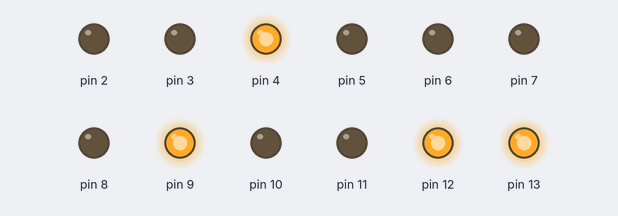
Bench run of a sketch on a simulated Arduino Nano, built with avr-gcc and run on an emulated ATmega328P. Parts: output pins drawn as LEDs (lit = HIGH). Pins used as bus, display or sensor lines are not drawn; what the sketch prints to the serial monitor is not drawn.

Above: at 1.5 s.
At 13.6 s:
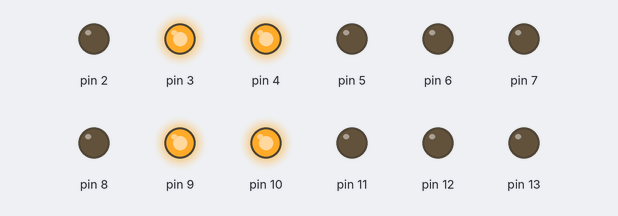
At 24.4 s:
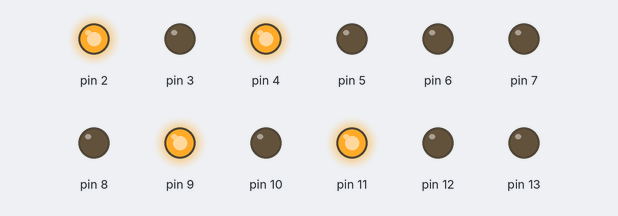
At 26.8 s:
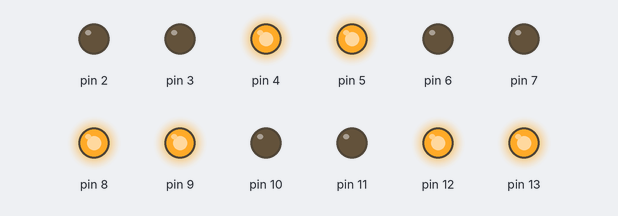
At 37.7 s:
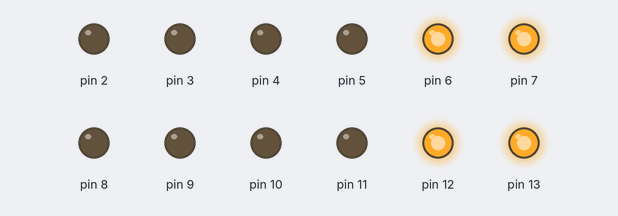
At 50.9 s:
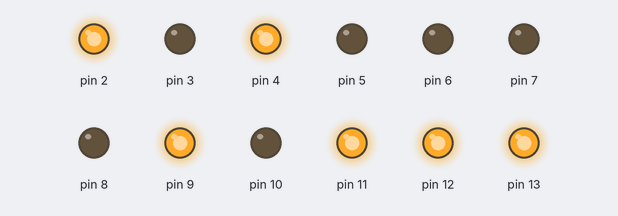
Timing chart, 0 to 63.6 s (numbered marks = the images above):
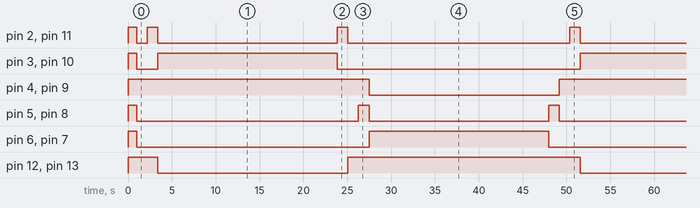

The sketch:

ArduRoads.ino
```cpp
// vi: noexpandtab:tabstop=4:shiftwidth=4
#include <stdint.h>
#include <stdio.h>

#define RED(str) (" [1;31m" str " [m")
#define YELLOW(str) (" [1;33m" str " [m")
#define GREEN(str) (" [1;32m" str " [m")

#define SHORT_DELAY_MSEC 700
#define LONG_DELAY_MSEC 20000

#define PINS_ALL                                                               \
	SET(1)                                                                     \
	SET(2)                                                                     \
	SET(3)                                                                     \
	SET(4) SET(5) SET(6) SET(7) SET(8) SET(9) SET(10) SET(11) SET(12) SET(13)

#define PINS_R                                                                 \
	SET(4)                                                                     \
	SET(9)                                                                     \
	SET(12)                                                                    \
	SET(13) CLR(1) CLR(2) CLR(3) CLR(5) CLR(6) CLR(7) CLR(8) CLR(10) CLR(11)

#define PINS_G                                                                 \
	SET(3)                                                                     \
	SET(6)                                                                     \
	SET(7)                                                                     \
	SET(10) CLR(1) CLR(2) CLR(4) CLR(5) CLR(8) CLR(9) CLR(11) CLR(12) CLR(13)

#define PINS_Y                                                                 \
	SET(2)                                                                     \
	SET(5)                                                                     \
	SET(8)                                                                     \
	SET(11) CLR(1) CLR(3) CLR(4) CLR(6) CLR(7) CLR(9) CLR(10) CLR(12) CLR(13)

// Same as PINS_R
#define PINS_P1                                                                \
	SET(4)                                                                     \
	SET(9)                                                                     \
	SET(12)                                                                    \
	SET(13) CLR(1) CLR(2) CLR(3) CLR(5) CLR(6) CLR(7) CLR(8) CLR(10) CLR(11)

#define PINS_P2                                                                \
	SET(2)                                                                     \
	SET(4)                                                                     \
	SET(9)                                                                     \
	SET(11) SET(12) SET(13) CLR(1) CLR(3) CLR(5) CLR(6) CLR(7) CLR(8) CLR(10)

#define PINS_P3                                                                \
	SET(3)                                                                     \
	SET(4)                                                                     \
	SET(9)                                                                     \
	SET(10) CLR(1) CLR(2) CLR(5) CLR(6) CLR(7) CLR(8) CLR(11) CLR(12) CLR(13)

#define PINS_P4                                                                \
	SET(2)                                                                     \
	SET(4)                                                                     \
	SET(9)                                                                     \
	SET(11) CLR(1) CLR(3) CLR(5) CLR(6) CLR(7) CLR(8) CLR(10) CLR(12) CLR(13)

#define PINS_P5                                                                \
	SET(4)                                                                     \
	SET(9)                                                                     \
	SET(12)                                                                    \
	SET(13) CLR(1) CLR(2) CLR(3) CLR(5) CLR(6) CLR(7) CLR(8) CLR(10) CLR(11)

#define PINS_P6                                                                \
	SET(4)                                                                     \
	SET(5)                                                                     \
	SET(8)                                                                     \
	SET(9) SET(12) SET(13) CLR(1) CLR(2) CLR(3) CLR(6) CLR(7) CLR(10) CLR(11)

#define PINS_P7                                                                \
	SET(6)                                                                     \
	SET(7)                                                                     \
	SET(12)                                                                    \
	SET(13) CLR(1) CLR(2) CLR(3) CLR(4) CLR(5) CLR(8) CLR(9) CLR(10) CLR(11)

#define PINS_P8                                                                \
	SET(5)                                                                     \
	SET(8)                                                                     \
	SET(12)                                                                    \
	SET(13) CLR(1) CLR(2) CLR(3) CLR(4) CLR(6) CLR(7) CLR(9) CLR(10) CLR(11)

// Repeat...
static bool states[14] = {0};

static char buf[256];
#define printf(...)                                                            \
	do {                                                                       \
		snprintf(buf, sizeof(buf), __VA_ARGS__);                               \
		Serial.print(buf);                                                     \
	} while(0)

void print_diagram(void) {
	Serial.print("    ");
	Serial.print(states[6] ? GREEN("⬤ ") : "◯ ");
	Serial.print("│    ┆    │ ↑ Nano is here\n");

	Serial.print("    ");
	Serial.print(states[5] ? YELLOW("⬤ ") : "◯ ");
	Serial.print("│    ┆    │   \n");

	Serial.print("    ");
	Serial.print(states[4] ? RED("⬤ ") : "◯ ");
	Serial.print("│    ┆    │");
	Serial.print(states[12] ? RED("⬤ ") : "◯ ");
	Serial.print(states[11] ? YELLOW("⬤ ") : "◯ ");
	Serial.print(states[10] ? GREEN("⬤ ") : "◯ ");
	Serial.print("\n");

	Serial.print("──────┘───      └──────\n");
	Serial.print("                │\n");
	Serial.print("┄┄┄┄┄┄           ┄┄┄┄┄\n");
	Serial.print("      │       \n");
	Serial.print("──────┐     ────┌──────\n");

	Serial.print(states[3] ? GREEN("⬤ ") : "◯ ");
	Serial.print(states[2] ? YELLOW("⬤ ") : "◯ ");
	Serial.print(states[13] ? RED("⬤ ") : "◯ ");
	Serial.print("│    ┆    │");
	Serial.print(states[9] ? RED("⬤ ") : "◯ ");
	Serial.print("\n");

	Serial.print("      │    ┆    │");
	Serial.print(states[8] ? YELLOW("⬤ ") : "◯ ");
	Serial.print("\n");

	Serial.print("      │    ┆    │");
	Serial.print(states[7] ? GREEN("⬤ ") : "◯ ");

	Serial.print("\x1b[12A\r");
}

void clear_all(void) {
#define SET(x)                                                                 \
	pinMode((x), OUTPUT);                                                      \
	digitalWrite((x), LOW);

	PINS_ALL
}

void delayp(int ms) {
	Serial.print(" [7C - ");
	int inc = 250;
	for(int i = 0; i < ms; i += inc) {
		printf(" [s%5d ms [u", ms - i);
		delay(inc);
	}
	printf(" [s%5d ms [u", 0);
	Serial.print("\r");
}

void standard(void) {
#define SET(x)                                                                 \
	digitalWrite((x), HIGH);                                                   \
	states[(x)] = true;
#define CLR(x)                                                                 \
	digitalWrite((x), LOW);                                                    \
	states[(x)] = false;

	Serial.print(" [1mPhase 1\n [m\n");
	PINS_P1
	print_diagram();
	delayp(SHORT_DELAY_MSEC);

	Serial.print(" [1mPhase 2\n [m\n");
	PINS_P2
	print_diagram();
	delayp(SHORT_DELAY_MSEC);

	Serial.print(" [1mPhase 3\n [m\n");
	PINS_P3
	print_diagram();
	delayp(LONG_DELAY_MSEC);

	Serial.print(" [1mPhase 4\n [m\n");
	PINS_P4
	print_diagram();
	delayp(SHORT_DELAY_MSEC);

	Serial.print(" [1mPhase 5\n [m\n");
	PINS_P5
	print_diagram();
	delayp(SHORT_DELAY_MSEC);

	Serial.print(" [1mPhase 6\n [m\n");
	PINS_P6
	print_diagram();
	delayp(SHORT_DELAY_MSEC);

	Serial.print(" [1mPhase 7\n [m\n");
	PINS_P7
	print_diagram();
	delayp(LONG_DELAY_MSEC);

	Serial.print(" [1mPhase 8\n [m\n");
	PINS_P8
	print_diagram();
	delayp(SHORT_DELAY_MSEC);

#undef SET
#undef CLR
}

void all_together(void) {
#define SET(x) digitalWrite((x), HIGH);
#define CLR(x) digitalWrite((x), LOW);

	PINS_R
	Serial.print("Red phase\n");
	delay(1000);

	PINS_Y
	Serial.print("Yellow phase\n");
	delay(1000);

	PINS_G
	Serial.print("Green phase\n");
	delay(1000);

#undef SET
#undef CLR
}

void loop_around(void) {
#define SET(x)                                                                 \
	digitalWrite((x), HIGH);                                                   \
	printf("Pin: %d\n", x);                                                    \
	delay(1000);                                                               \
	digitalWrite((x), LOW);

	PINS_ALL

#undef X
}

void setup(void) {
	Serial.begin(9600);
	Serial.print("Reset… [?25l");
#define SET(x)                                                                 \
	pinMode((x), OUTPUT);                                                      \
	digitalWrite((x), HIGH);

	PINS_ALL

	Serial.print(" done\n");
	delay(1000);
	clear_all();
#undef X
}

void loop(void) {
	standard();
}
```

Measured:
- by itself, pin 2, pin 5, pin 8, pin 11: repeats every 48.2 s: HIGH 1.2 s, LOW 20.5 s, HIGH 1.2 s, LOW 25.3 s
- by itself, pin 3, pin 10: repeats every 48.2 s: HIGH 20.5 s, LOW 27.7 s
- by itself, pin 4, pin 9, pin 12, pin 13: alternates HIGH for 26.5 s and LOW for 21.7 s
- by itself, pin 6, pin 7: alternates HIGH for 20.5 s and LOW for 27.7 s
